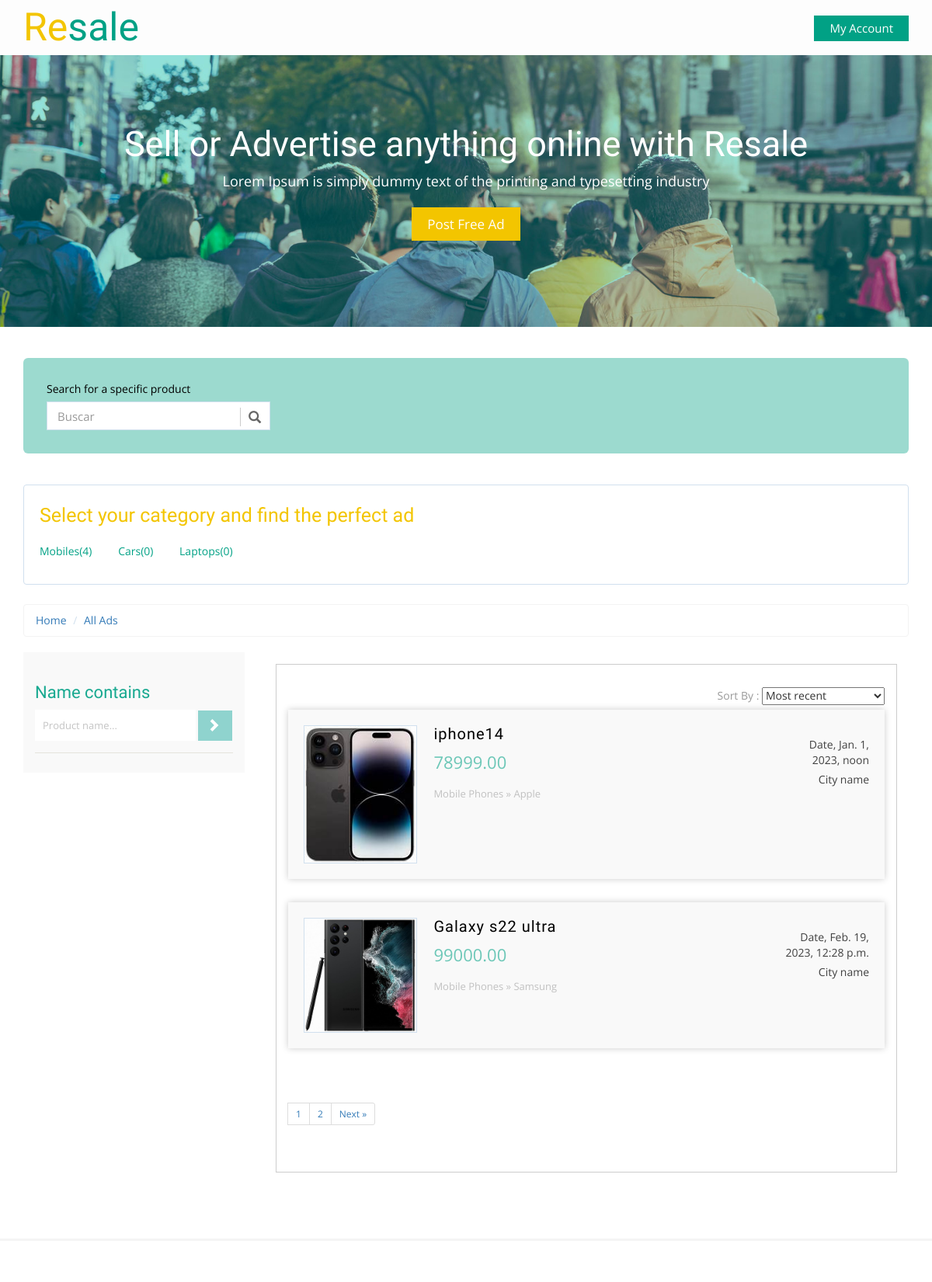
Before: /products/ (upper part) with the older database file.
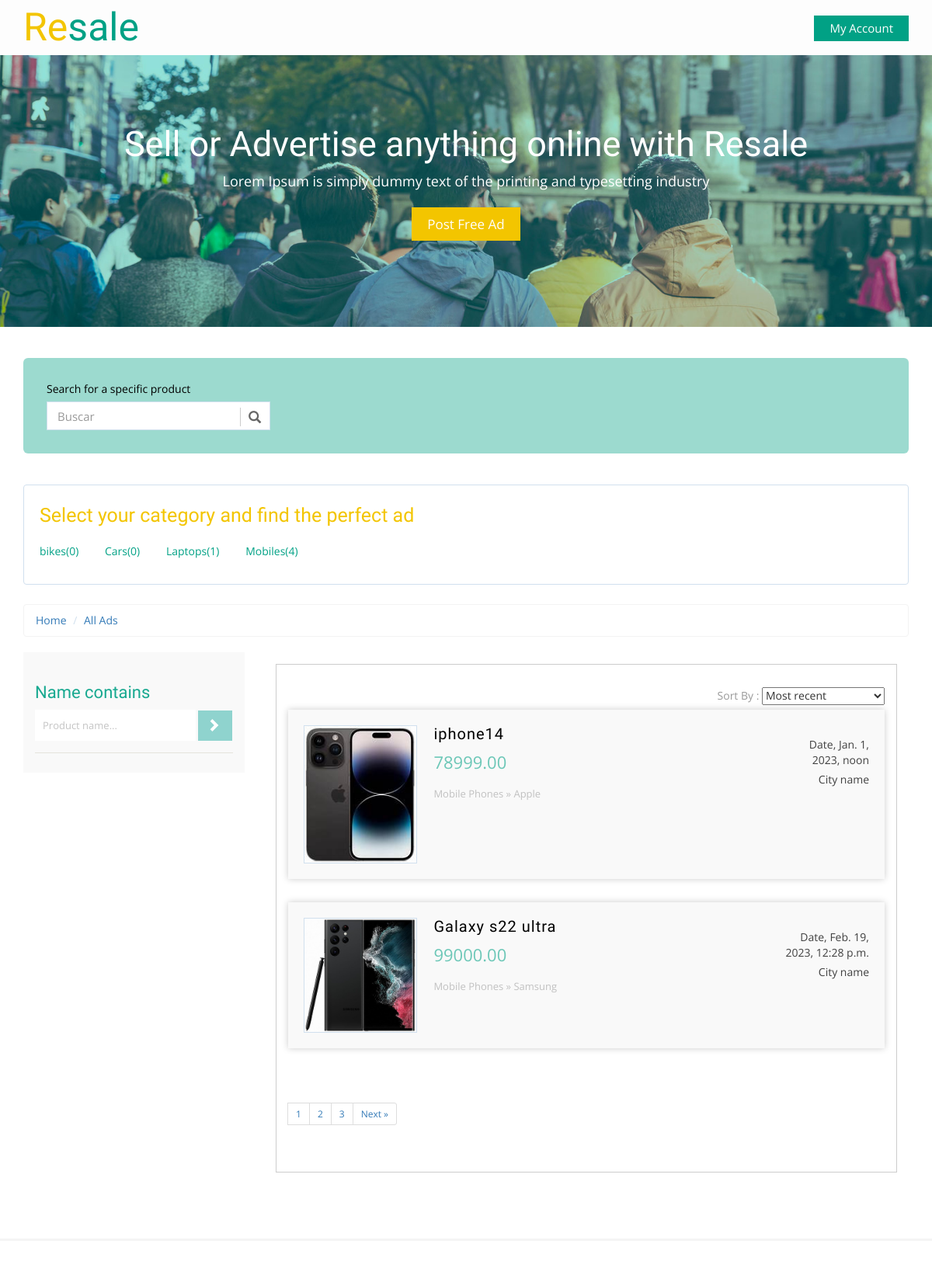
After: the same page with the newer database file.
### product/models.py (models this page shows, shortened)
class Category(models.Model):
        category_name = models.CharField(max_length=50)
        image = models.ImageField(upload_to='category/',blank=True, null=True)
        slug = models.SlugField(blank=True,null=True)
        class Meta:
            verbose_name = 'category'
            verbose_name_plural = 'categories'
        def __str__(self):
          return self.category_name

class Product(models.Model):
    CONDITION_TYPE = (
        ("New" , "New"),
        ("Used", "Used")
    )
    name = models.CharField(max_length=100)
    owner = models.ForeignKey(User , on_delete=models.CASCADE)
    description = models.TextField(max_length=500)
    condition = models.CharField(max_length=100, choices=CONDITION_TYPE)
    category = models.ForeignKey('Category',on_delete=models.SET_NULL,null=True)
    Brand = models.ForeignKey('Brand',on_delete=models.SET_NULL,null=True)
    price = models.DecimalField(max_digits=7,decimal_places=2)
    image = models.ImageField(upload_to='main_product/', blank=True, null=True)
    created = models.DateTimeField(default=timezone.now)
    slug = models.SlugField(blank=True,null=True)

class Brand(models.Model):
        brand_name = models.CharField(max_length=50)
        class Meta:
            verbose_name = 'brand'
            verbose_name_plural = 'brands'
        def __str__(self):
          return self.brand_name

### product/views.py (the view, shortened to what this page needs)
# urls.py: path('',views.productlist ,name='product_list'),
def productlist(request , category_slug=None):
    category=None
    productlist = Product.objects.all()
    Categorylist = Category.objects.annotate(total_products=Count('product'))
    if category_slug :
        category = Category.objects.get(slug=category_slug)
        productlist = productlist.filter(category=category)
    search_query = request.GET.get('q')
    template = 'Product/product_list.html'
    paginator = Paginator(productlist, 2) # Show 25 contacts per page.
    page_number = request.GET.get('page')
    productlist = paginator.get_page(page_number)
    context ={'product_list' : productlist,'category_list': Categorylist,'category':category}
    return render(request,template,context)

### product/templates/Product/product_list.html (shortened to what this page needs)
{% extends 'base.html' %}
{% block body %}
	<div class="total-ads main-grid-border">
		<div class="container">
			<div class="select-box">
			 <div class="search-product ads-list">
					<label>Search for a specific product</label>
					<div class="search">
						<div id="custom-search-input">
						<div class="input-group">
							<input type="text" class="form-control input-lg" placeholder="Buscar" />
							<span class="input-group-btn">
								<button class="btn btn-info btn-lg" type="button">
									<i class="glyphicon glyphicon-search"></i>
								</button>
							</span>
						</div>
					</div>
					</div>
				</div>
				<div class="clearfix"></div>
			</div>
			<div class="all-categories">
				<h3> Select your category and find the perfect ad</h3>
				<ul class="all-cat-list">
					{% for category in category_list %}
					  <li><a href="{% url 'products:product_list_category' category.slug %}">{{category}}<span >({{category.total_products}})</a></li>
					{% endfor %}
				</ul>
			</div>
			<ol class="breadcrumb" style="margin-bottom: 5px;">
			  <li><a href="index.html">Home</a></li>
			  <li class="active"><a href="{% url 'products:product_list' %}">All Ads</a></li>
			</ol>
			<div class="ads-grid">
				<div class="side-bar col-md-3">
					<div class="search-hotel">
					<h3 class="sear-head">Name contains</h3>
					<form method="GET" action="{% url 'products:product_list' %}">
						<input type="text" value="Product name..." name="q" required="">
						<input type="submit" value=" ">
					</form>
				</div>
				</div>
				<div class="ads-display col-md-9">
					<div class="wrapper">
					<div class="bs-example bs-example-tabs" role="tabpanel" data-example-id="togglable-tabs">
					  <div id="myTabContent" class="tab-content">
						<div role="tabpanel" class="tab-pane fade in active" id="home" aria-labelledby="home-tab">
						   <div>
												<div id="container">
								<div class="sort">
								   <div class="sort-by">
										<label>Sort By : </label>
										<select>
														<option value="">Most recent</option>
										</select>
									   </div>
									 </div>
								<div class="clearfix"></div>
							<ul class="list">
								{% for product in product_list %}
								<a href="{% url 'products:product_detail' product.slug %}">
									<li>
									<img src={{product.image.url}} title="" alt="" />
									<section class="list-left">
									<h5 class="title">{{product.name}}</h5>
									<span class="adprice">{{product.price}}</span>
									<p class="catpath">Mobile Phones » {{product.Brand}}</p>
									</section>
									<section class="list-right">
									<span class="date">Date, {{product.created}}</span>
									<span class="cityname">City name</span>
									</section>
									<div class="clearfix"></div>
									</li>
								</a>
                                {% endfor %}
							</ul>
						</div>
							</div>
						</div>
						<div class="pagination">
						<ul class="pagination pagination-sm">
								{% if product_list.has_other_pages %}
								{% for page in product_list.paginator.page_range %}
								{% if product_list.number == page %}
								<li><a href="#">{{page}}</a></li>
								{% else %}
							     	<li><a href="?page={{page}}">{{page}}</a></li>
								{% endif %}
							    {% endfor %}
                      {% if product_list.has_next %}
					  <li><a href="?page={{ product_list.next_page_number }}">Next &raquo;</a></li>
					  {% else %}
						<li class="disabled"></li>
	                  {% endif %}
					  {% endif %}
						</ul>
					</div>
					  </div>
					</div>
				</div>
				</div>
			</div>
		</div>
	</div>
{% endblock body %}

Changed rows visible on the page:
added Category: category_name "bikes", total_products "0"
changed Category "Laptops": total_products "0" → "1"
changed Category "Mobiles": moves down the list
Other visible differences:
new list line: "3"
